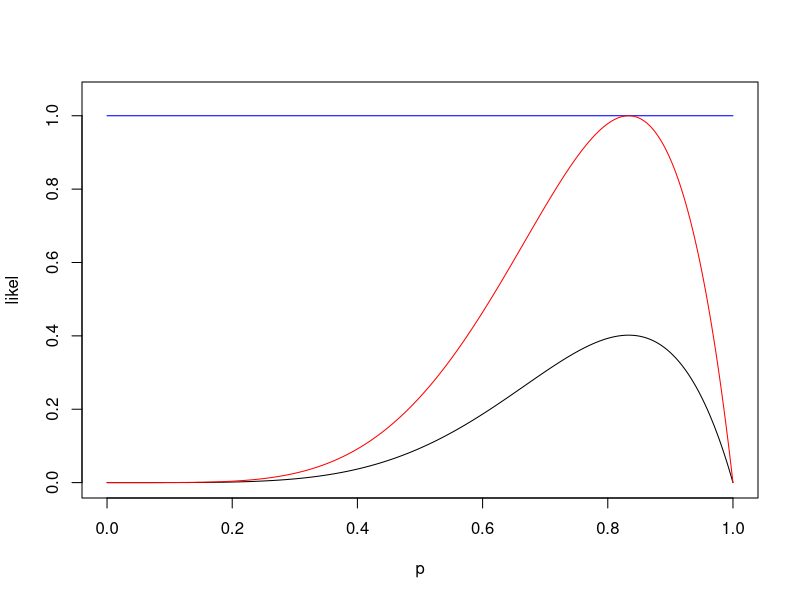
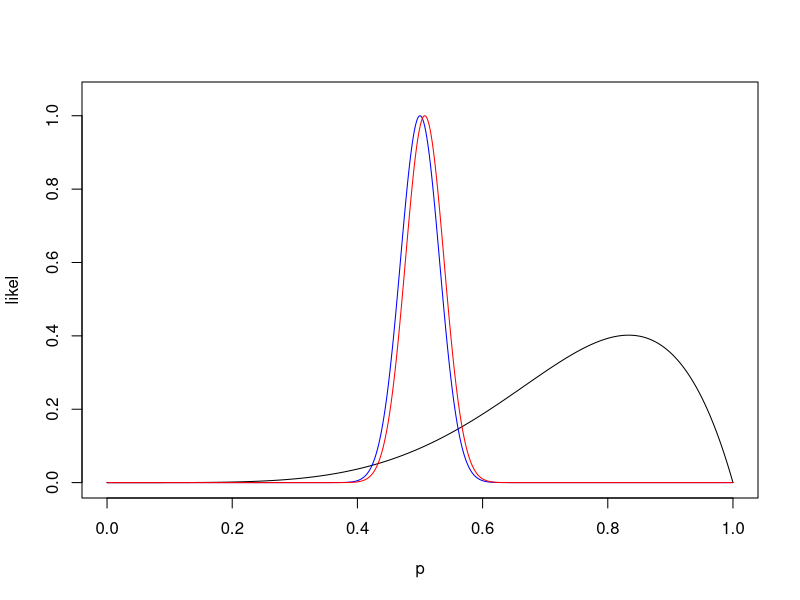
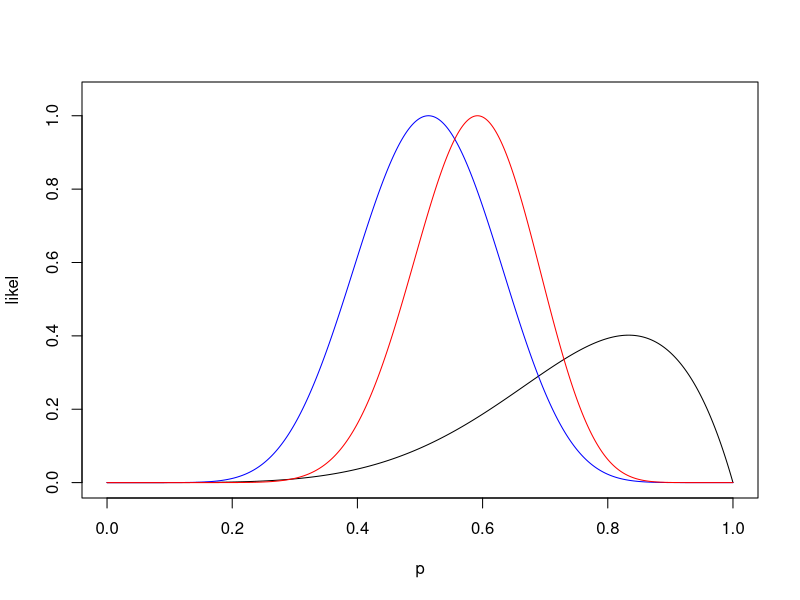

These figures' R source, in order:
#
####### Exemplo de distribuição a posteriori da senhora grávida do sétimo filho
#
n<-6
x<-5
p<-seq(0,1,by=0.001)
likel<-dbinom(x,n,p)
#
Esp<-function(p1,p2) p1/(p1+p2)
Var<-function(p1,p2) (p1*p2)/((p1+p2)^2*(p1+p2+1))
#
##### Considerando uma uniforme(0,1) como distribuição a priori para p
#
a<-1
b<-1
prior<-dbeta(p,a,b)
posterior<-dbeta(p,x+a,n-x+b)
#
plot(p,likel,type='l',ylim=c(0,1.05))
lines(p,prior, col='blue')
lines(p,posterior/max(posterior), col='red')
Esp(x+a,n-x+b)
Var(x+a,n-x+b)
#
##### Considerando uma beta(129.5,129.5) como distribuição a priori para p
#
a<-129.5
b<-129.5
prior<-dbeta(p,a,b)
posterior<-dbeta(p,x+a,n-x+b)
#
plot(p,likel,type='l',ylim=c(0,1.05))
lines(p,prior/max(prior), col='blue')
lines(p,posterior/max(posterior), col='red')
Esp(x+a,n-x+b)
Var(x+a,n-x+b)
#
##### Considerando uma beta(1.2,1.15) como distribuição a priori para p
#
a<-10.5
b<-10
prior<-dbeta(p,a,b)
posterior<-dbeta(p,x+a,n-x+b)
#
plot(p,likel,type='l',ylim=c(0,1.05))
lines(p,prior/max(prior), col='blue')
lines(p,posterior/max(posterior), col='red')
Esp(x+a,n-x+b)
Var(x+a,n-x+b)
